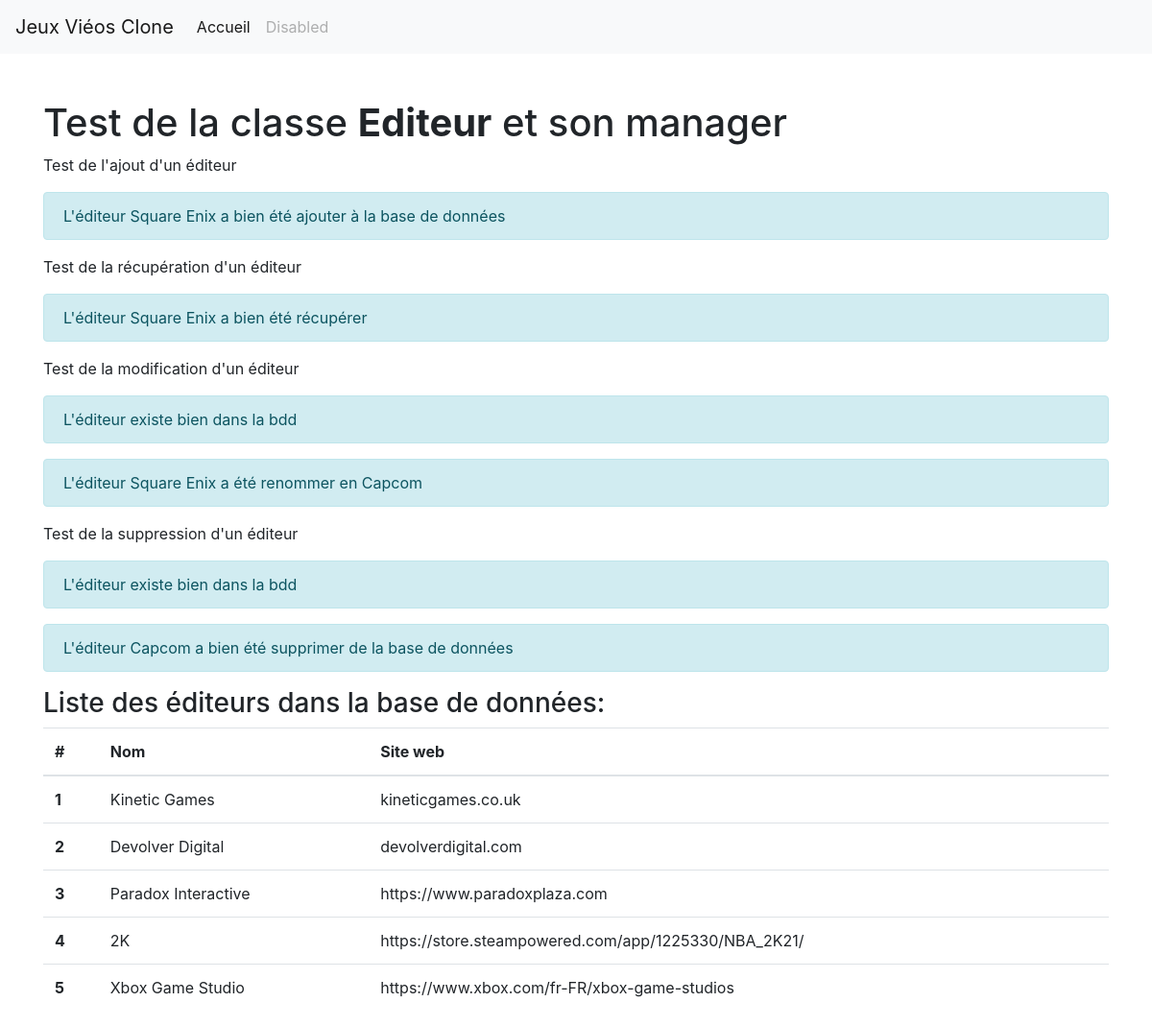
/test/editeur-test.php, run on the app's committed database.
### tables this page shows
CREATE TABLE IF NOT EXISTS `editeur` (
  `idEditeur` int unsigned NOT NULL AUTO_INCREMENT,
  `nomEditeur` varchar(64) NOT NULL,
  `siteEditeur` varchar(64) NOT NULL,
  PRIMARY KEY (`idEditeur`)
);

### classes/Editeur.class.php (called while the page is built, shortened)
<?php
class Editeur {
  private $idEditeur;
  private $nomEditeur;
  private $siteEditeur;
  public function __construct($datas) {
    foreach ($datas as $key => $value) {
      $method = 'set'.ucfirst($key);
    }
  }
  public function getIdEditeur(): int {
    return $this->idEditeur;
  }
  public function setIdEditeur(int $idEditeur): void {
    $this->idEditeur = $idEditeur;
  }
  public function getNomEditeur(): string {
    return $this->nomEditeur;
  }
  public function setNomEditeur(string $nomEditeur): void {
    $this->nomEditeur = $nomEditeur;
  }
  public function getSiteEditeur(): string {
    return $this->siteEditeur;
  }
  public function setSiteEditeur(string $siteEditeur): void {
    $this->siteEditeur = $siteEditeur;
  }
}

### test/editeur-test.php (the view, shortened to what this page needs)
<?php
require_once '../includes/db.php';
require_once '../includes/functions.php';
include '../includes/header.php';
?>
<h1 class="h1">Test de la classe <strong>Editeur</strong> et son manager</h1>
<?php
$datas = array(
    'idEditeur' => 4,
    'nomEditeur' => 'Square Enix',
    'siteEditeur' => 'https://www.square-enix.com'
);
$editeurManager = new EditeurManager($pdo);
$editeur = new Editeur($datas);
echo '<p>Test de l\'ajout d\'un éditeur</p>';
$lastId = $editeurManager->add($editeur);
if($lastId) {
    $editeur->setIdEditeur($lastId);
}
echo '<p>Test de la récupération d\'un éditeur</p>';
if($editeurManager->get($lastId)) {
    bootstrap_alert("L'éditeur {$editeur->getNomEditeur()} a bien été récupérer");
}
echo '<p>Test de la modification d\'un éditeur</p>';
$ancien_nom = $editeur->getNomEditeur();
$editeur->setNomEditeur('Capcom');
$editeur->setSiteEditeur('www.capcom.com');
if($editeurManager->update($editeur)) {
    bootstrap_alert("L'éditeur $ancien_nom a été renommer en {$editeur->getNomEditeur()}");
}
echo '<p>Test de la suppression d\'un éditeur</p>';
if($editeurManager->delete($editeur)) {
    bootstrap_alert("L'éditeur {$editeur->getNomEditeur()} a bien été supprimer de la base de données");
}
?>
<h3>Liste des éditeurs dans la base de données:</h3>
<table class="table">
  <thead>
    <tr>
      <th scope="col">#</th>
      <th scope="col">Nom</th>
      <th scope="col">Site web</th>
    </tr>
  </thead>
  <tbody>
    <?php
    $editeurs_list = $editeurManager->getAll();
    if($editeurs_list):
        foreach($editeurs_list as $editeur): ?>
            <tr>
                <th scope="row"><?= $editeur['idEditeur'] ?></th>
                <td><?= $editeur['nomEditeur'] ?></td>
                <td><?= $editeur['siteEditeur'] ?></td>
            </tr>
        <?php
        endforeach;
    endif;
    ?>
  </tbody>
</table>
<?php
include '../includes/footer.php';

### data on the page
editeur: idEditeur "1", nomEditeur "Kinetic Games", siteEditeur "kineticgames.co.uk"
editeur: idEditeur "2", nomEditeur "Devolver Digital", siteEditeur "devolverdigital.com"
editeur: idEditeur "3", nomEditeur "Paradox Interactive", siteEditeur "https://www.paradoxplaza.com"
editeur: idEditeur "4", nomEditeur "2K", siteEditeur "https://store.steampowered.com/app/1225330/NBA_2K21/"
editeur: idEditeur "5", nomEditeur "Xbox Game Studio", siteEditeur "https://www.xbox.com/fr-FR/xbox-game-studios"
